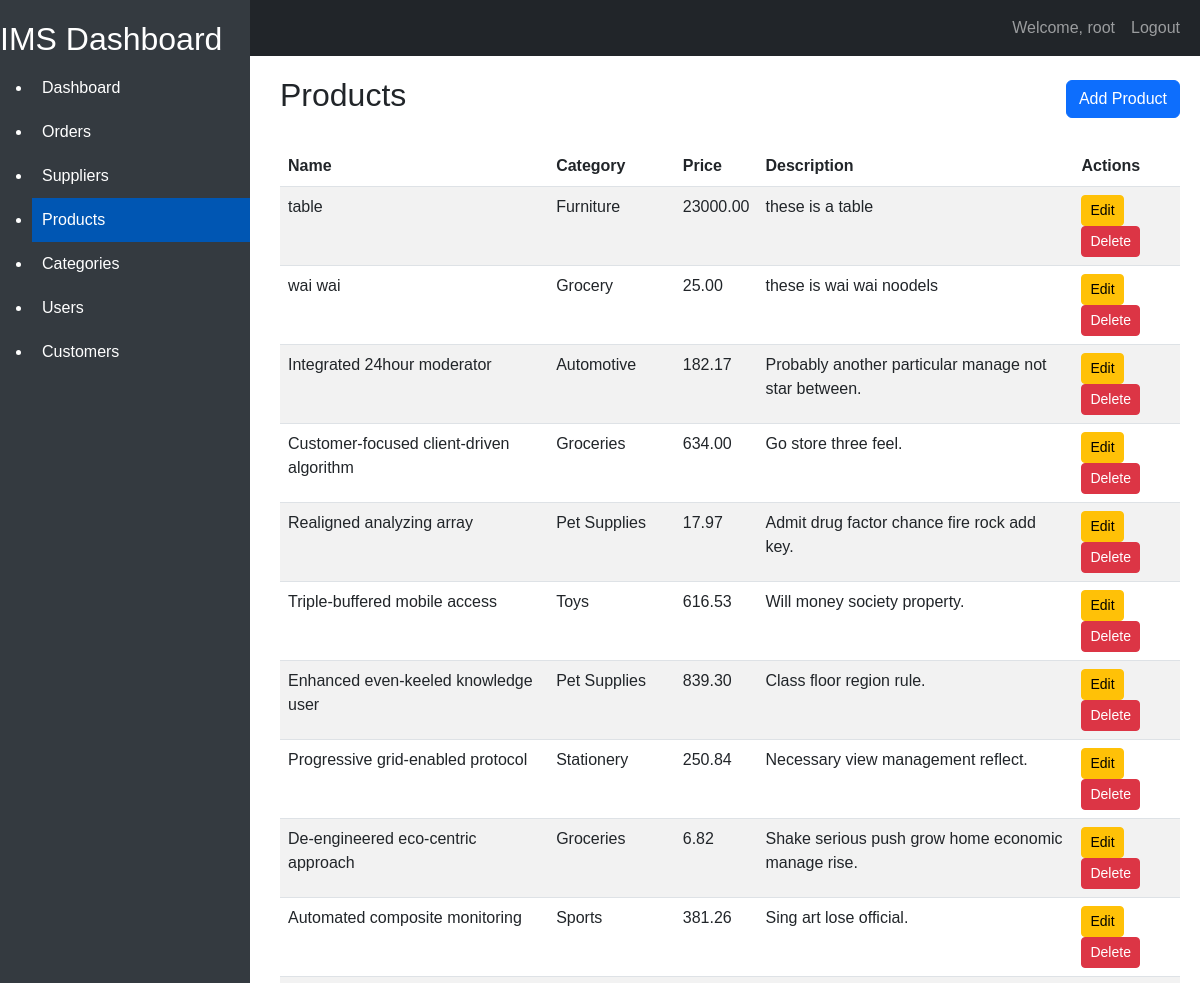
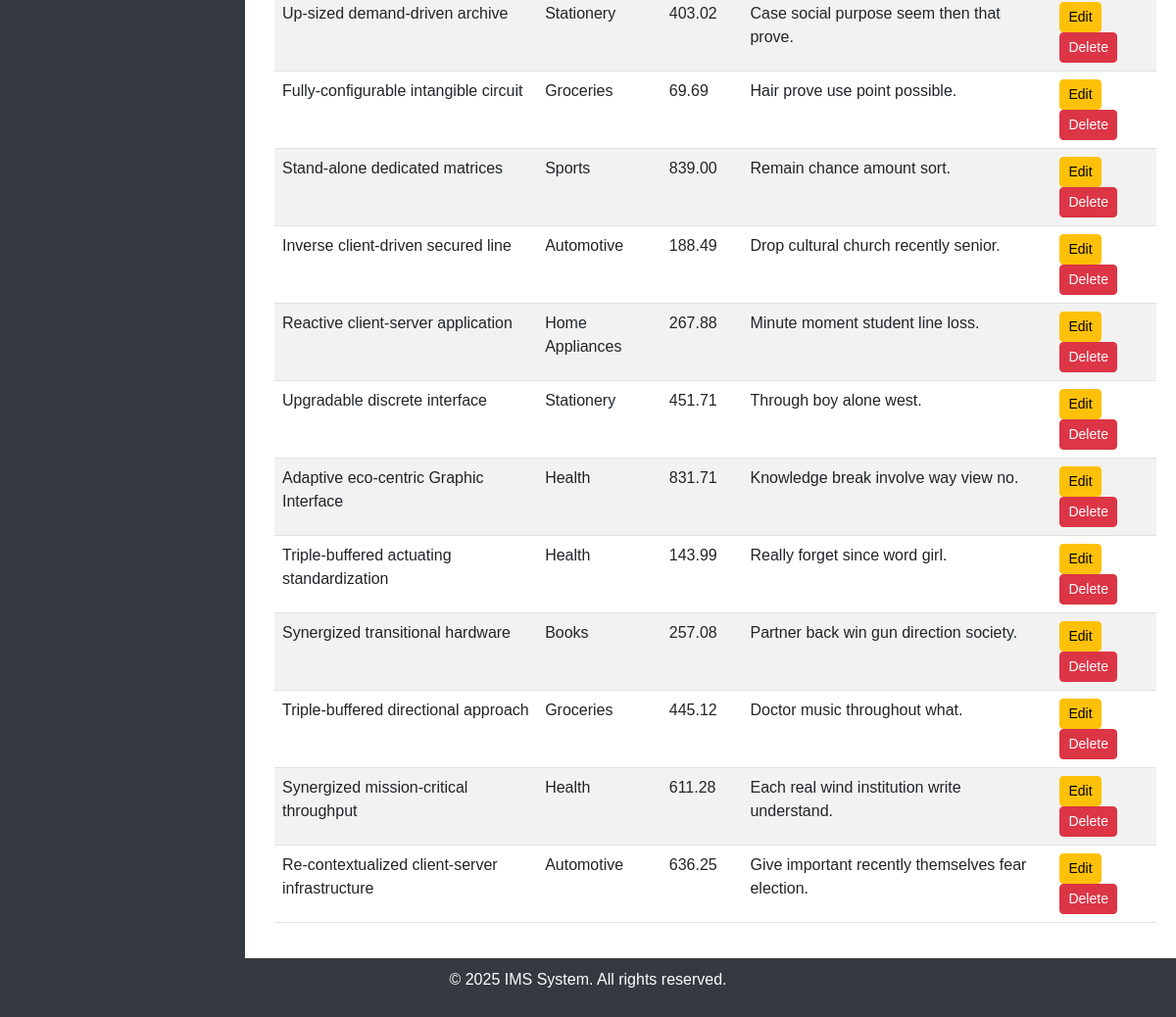
Page /product/products/ (signed in) on the committed database (2 pictures, top to bottom).
### product/models.py (models this page shows, shortened)
class Product(models.Model):
    id = models.AutoField(primary_key=True)
    name = models.CharField(max_length=100)
    description = models.TextField(blank=True, null=True)
    price = models.DecimalField(max_digits=10, decimal_places=2)
    category = models.ForeignKey(Category, on_delete=models.CASCADE, related_name='products',default=None, null=True, blank=True)
    created_at = models.DateTimeField(auto_now_add=True)
    updated_at = models.DateTimeField(auto_now=True)
    class Meta:
        db_table = 'products'
        verbose_name = 'Product'
        verbose_name_plural = 'Products'

class Category(models.Model):
    id = models.AutoField(primary_key=True)
    name = models.CharField(max_length=100, unique=True)
    description = models.TextField(blank=True, null=True)
    created_at = models.DateTimeField(auto_now_add=True)
    updated_at = models.DateTimeField(auto_now=True)
    class Meta:
        db_table = 'categories'
        verbose_name = 'Category'
        verbose_name_plural = 'Categories'
    def __str__(self):
        return self.name

### product/views.py (the view)
# urls.py: path('products/', ProductListView.as_view(), name='product-list'),
class ProductListView(LoginRequiredMixin,ListView):
    model = Product
    template_name = "product/product_list.html"
    context_object_name = 'product_list'

### product/templates/product/product_list.html (shortened to what this page needs)
{% extends 'home/base.html' %}
{% block content %}
<div class="d-flex justify-content-between align-items-center mb-4">
    <h2>Products</h2>
    <a href="{% url 'product-create' %}" class="btn btn-primary">Add Product</a>
</div>
<table class="table table-striped">
    <thead>
        <tr>
            <th>Name</th>
            <th>Category</th>
            <th>Price</th>
            <th>Description</th>
            <th>Actions</th>
        </tr>
    </thead>
    <tbody>
        {% for product in product_list %}
        <tr>
            <td>{{ product.name }}</td>
            <td>{{ product.category }}</td>
            <td>{{ product.price }}</td>
            <td>{{ product.description }}</td>
            <td>
                <a href="{% url 'product-update' product.pk %}" class="btn btn-sm btn-warning">Edit</a>
                <a href="{% url 'product-delete' product.pk %}" class="btn btn-sm btn-danger">Delete</a>
            </td>
        </tr>
        {% empty %}
        <tr>
            <td colspan="5" class="text-center">No products found.</td>
        </tr>
        {% endfor %}
    </tbody>
</table>
{% endblock %}

### home/templates/home/base.html (shortened to what this page needs)
<!DOCTYPE html>
<html lang="en">
<head>
    <link href="https://cdn.jsdelivr.net/npm/bootstrap@5.3.0-alpha1/dist/css/bootstrap.min.css" rel="stylesheet">
</head>
<body>
    <nav class="navbar navbar-expand-lg navbar-dark bg-dark">
        <div class="container-fluid">
            <a class="navbar-brand" href="#">IMS</a>
            <div class="collapse navbar-collapse" id="navbarNav">
                <ul class="navbar-nav ms-auto">
                    {% if user.is_authenticated %}
                    <li class="nav-item">
                        <a class="nav-link" href="#">Welcome, {{ user.username }}</a>
                    </li>
                    <li class="nav-item">
                        <a class="nav-link" href="{% url 'logout' %}">Logout</a>
                    </li>
                    {% endif %}
                </ul>
            </div>
        </div>
    </nav>
    <div class="sidebar">
        <h2>IMS Dashboard</h2>
        <ul>
            <li>
                <a href="{% url 'dashboard' %}"
                    class="{% if request.path == '/dashboard/' %}active{% endif %}">Dashboard</a>
            </li>
            <li>
                <a href="{% url 'order_list' %}"
                    class="{% if request.path == '/orders/' %}active{% endif %}">Orders</a>
            </li>
            <li>
                <a href="{% url 'supplier-list' %}"
                    class="{% if request.path == '/suppliers/' %}active{% endif %}">Suppliers</a>
            </li>
            <li>
                <a href="{% url 'product-list' %}"
                    class="{% if request.path == '/product/products/' %}active{% endif %}">Products</a>
            </li>
            <li>
                <a href="{% url 'category-list' %}"
                    class="{% if request.path == '/product/category/' %}active{% endif %}">Categories</a>
            </li>
            <li>
                <a href="{% url 'user-list' %}"
                    class="{% if request.path == '/user/users/' %}active{% endif %}">Users</a>
            </li>
            <li>
                <a href="{% url 'customer-list' %}"
                    class="{% if request.path == '/customers/' %}active{% endif %}">Customers</a>
            </li>
        </ul>
    </div>
    <div class="content">
        {% block content %}
        {% endblock %}
    </div>
    <footer class="footer">
        <div class="container">
            <p>&copy; 2025 IMS System. All rights reserved.</p>
        </div>
    </footer>
</body>
</html>

### home/templates/home/base.html (style rules this page uses)
body { font-family: Arial, sans-serif; display: flex; flex-direction: column; min-height: 100vh; }
.sidebar { position: fixed; top: 0; left: 0; height: 100%; width: 250px; background-color: #343a40; color: #fff; padding-top: 20px; }
.sidebar a { color: #fff; text-decoration: none; padding: 10px; display: block; }
.sidebar .active { background-color: #0056b3; }
.content { margin-left: 260px; padding: 20px; flex: 1; }
.footer { background-color: #343a40; color: white; text-align: center; padding: 10px 0; position: relative; width: 100%; }

### rows in the picture
Product: name "table", category "Furniture", price "23000.00", description "these is a table"
Product: name "wai wai", category "Grocery", price "25.00", description "these is wai wai noodels"
Product: name "Integrated 24hour moderator", category "Automotive", price "182.17", description "Probably another particular manage not star between."
Product: name "Customer-focused client-driven algorithm", category "Groceries", price "634.00", description "Go store three feel."
Product: name "Realigned analyzing array", category "Pet Supplies", price "17.97", description "Admit drug factor chance fire rock add key."
Product: name "Triple-buffered mobile access", category "Toys", price "616.53", description "Will money society property."
Product: name "Enhanced even-keeled knowledge user", category "Pet Supplies", price "839.30", description "Class floor region rule."
Product: name "Progressive grid-enabled protocol", category "Stationery", price "250.84", description "Necessary view management reflect."
Product: name "De-engineered eco-centric approach", category "Groceries", price "6.82", description "Shake serious push grow home economic manage rise."
Product: name "Automated composite monitoring", category "Sports", price "381.26", description "Sing art lose official."
Product: name "Up-sized demand-driven archive", category "Stationery", price "403.02", description "Case social purpose seem then that prove."
Product: name "Fully-configurable intangible circuit", category "Groceries", price "69.69", description "Hair prove use point possible."
Product: name "Stand-alone dedicated matrices", category "Sports", price "839.00", description "Remain chance amount sort."
Product: name "Inverse client-driven secured line", category "Automotive", price "188.49", description "Drop cultural church recently senior."
Product: name "Reactive client-server application", category "Home Appliances", price "267.88", description "Minute moment student line loss."
Product: name "Upgradable discrete interface", category "Stationery", price "451.71", description "Through boy alone west."
Product: name "Adaptive eco-centric Graphic Interface", category "Health", price "831.71", description "Knowledge break involve way view no."
Product: name "Triple-buffered actuating standardization", category "Health", price "143.99", description "Really forget since word girl."
Product: name "Synergized transitional hardware", category "Books", price "257.08", description "Partner back win gun direction society."
Product: name "Triple-buffered directional approach", category "Groceries", price "445.12", description "Doctor music throughout what."
Product: name "Synergized mission-critical throughput", category "Health", price "611.28", description "Each real wind institution write understand."
Product: name "Re-contextualized client-server infrastructure", category "Automotive", price "636.25", description "Give important recently themselves fear election."

### other values in the picture
{{ user.username }} "root"
